Frame 1 (no input): blank canvas, image omitted
Frame 60 (no input): blank canvas, image omitted
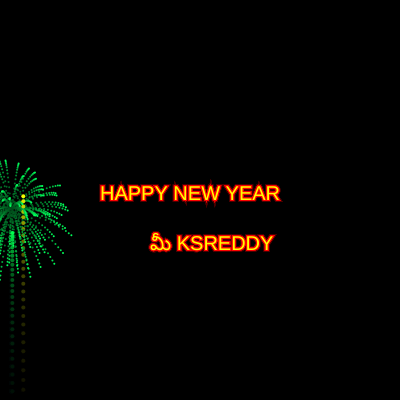
Frame 120 (the mouse pressed at the canvas centre since frame 60)

The p5.js sketch whose frames 1 and 60 were blank and that drew this single picture after the mouse press (run headless with seeded random() and noise() and a simulated clock; from frame 60 on, the mouse is pressed at the canvas centre):

// p5.js sketch
// ── sketch.js
var fireworks = [];
var gravity;

function setup() {
  createCanvas(400, 400);
  colorMode(HSB);
  gravity = createVector(0, 0.2);
  stroke(255);
  strokeWeight(4);
  background(0);
}

function draw() {
  colorMode(RGB);
  background(0, 0, 0, 25);
  console.log("learning git hub command")
  if (random(1) < 0.03) {
    fireworks.push(new Firework());
  }
  
  for (var i = fireworks.length - 1; i >= 0; i--) {
    fireworks[i].update();
    fireworks[i].show();
    
    if (fireworks[i].done()) {
      fireworks.splice(i, 1);
    }
  }
    if(touches&&mouseIsPressed){
    fill("yellow");
    strokeWeight("red")
    stroke("red")
    textSize(20);
     text("మీ KSREDDY",150,250);
    text("HAPPY NEW YEAR",100,200);}
}

function Particle(x, y, hu, firework) {
  this.pos = createVector(x, y);
  this.firework = firework;
  this.lifespan = 255;
  this.hu = hu;
  this.acc = createVector(0, 0);
  
  if (this.firework) {
    this.vel = createVector(0, random(-12, -8));
  } else {
    this.vel = p5.Vector.random2D();
    this.vel.mult(random(2, 10));
  }
 
  this.applyForce = function(force) {
    this.acc.add(force);
  }

  this.update = function() {
    if (!this.firework) {
      this.vel.mult(0.9);
      this.lifespan -= 4;
    }
    
    this.vel.add(this.acc);
    this.pos.add(this.vel);
    this.acc.mult(0);
  }

  this.done = function() {
    if (this.lifespan < 0) {
      return true;
    } else {
      return false;
    }
  }

  this.show = function() {
    colorMode(HSB);
    
    if (!this.firework) {
      strokeWeight(2);
      stroke(hu, 255, 255, this.lifespan);
    } else {
      strokeWeight(4);
      stroke(hu, 255, 255);
    }
    
    point(this.pos.x, this.pos.y);
  }
}

function Firework() {
  this.hu = random(255);
  this.firework = new Particle(random(width), height, this.hu, true);
  this.exploded = false;
  this.particles = [];

  this.done = function() {
    if (this.exploded && this.particles.length === 0) {
      return true;
    } else {
      return false;
    }
  }

  this.update = function() {
    if (!this.exploded) {
      this.firework.applyForce(gravity);
      this.firework.update();
      
      if (this.firework.vel.y >= 0) {
        this.exploded = true;
        this.explode();
      }
    }
    
    for (var i = this.particles.length - 1; i >= 0; i--) {
      this.particles[i].applyForce(gravity);
      this.particles[i].update();
      
      if (this.particles[i].done()) {
        this.particles.splice(i, 1);
      }
    }
  }

  this.explode = function() {
    for (var i = 0; i < 100; i++) {
      var p = new Particle(this.firework.pos.x, this.firework.pos.y, this.hu, false);
      this.particles.push(p);
    }
  }

  this.show = function() {
    if (!this.exploded) {
      this.firework.show();
    }
    
    for (var i = 0; i < this.particles.length; i++) {
      this.particles[i].show();
    }
  }
}
